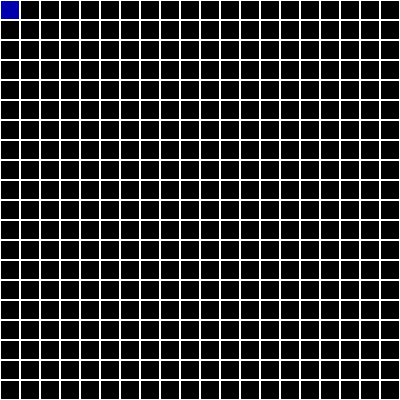
Frame 1 (no input)
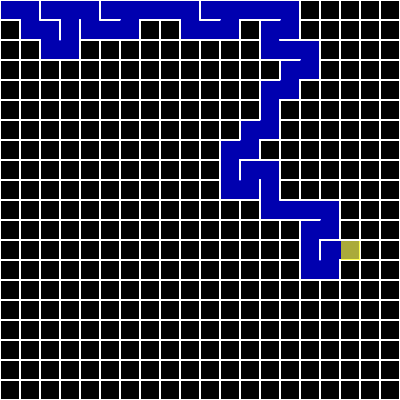
Frame 60 (no input)
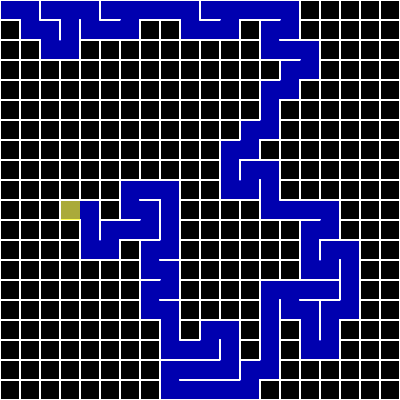
Frame 120 (the mouse pressed at the canvas centre since frame 60)

The p5.js sketch that drew these frames (run headless with seeded random() and noise() and a simulated clock; from frame 60 on, the mouse is pressed at the canvas centre):

// p5.js sketch
// ── sketch.js
var cols, rows;
var cellD;
var cells = [];
var stack = [];

var current;

function setup(){
  cellD = 20;

  createCanvas(400,400);

  background(0);

  cols = floor(width/cellD);
  rows = floor(height/cellD);
  for (var j = 0; j < rows; j++){
    for (var i = 0; i < cols; i++){
      var cell = new Cell(i,j);
      cells.push(cell);
    }
  }
  current = cells[0];
  frameRate(30);
}

function draw(){
  background(0);

  current.visited = true;
  for (var i = 0; i < cells.length; i++){
    cells[i].show();
  }
  var next = current.check();
  if (stack.length > 0){
    current.highlight();
  }
  if(next){
    //current.removeWall(next);
    next.visited = true;

    stack.push(current);

    removeWall(current,next);

    current = next;
  }else if(stack.length > 0){

    current = stack.pop();
  }
}


function index(i,j){

  if(i < 0 || j < 0 || i > cols - 1 || j > rows - 1){
    return(-1);
  }else{
    return(i + j * cols);
  }
}

function removeWall(a,b){
  var x =a.i-b.i;
  if (x === 1){
    a.wLeft = false;
    b.wRight = false;
  }
  if (x === -1){
    a.wRight = false;
    b.wLeft = false;
  }
  var y =a.j-b.j;
  if (y === 1){
    a.wTop = false;
    b.wBot = false;
  }
  if (y === -1){
    a.wBot = false;
    b.wTop = false;
  }

}

// ── cell.js
function Cell(i,j){

  this.visited = false;

  this.i = i;
  this.j = j;
  this.x = this.i * cellD;
  this.y = this.j * cellD;

  this.wTop = true;
  this.wBot = true;
  this.wLeft = true;
  this.wRight = true;


  this.show = function(){
    var x = this.i * cellD;
    var y = this.j * cellD;


    noStroke();
    if (this.visited){

      fill(0,0,255,175);
      rect(x,y,cellD,cellD);
    }

    noFill();
    stroke(255);
    strokeWeight(2);

    if(this.wTop){
      line(x,y,x+cellD,y);
    }

    if(this.wBot){
      line(x, y + cellD ,x+cellD, y + cellD);
    }

    if(this.wLeft){
      line(x, y, x, y + cellD);
    }

    if(this.wRight){
      line(x + cellD, y, x + cellD, y + cellD);
    }
  }

  this.highlight = function(){
    var x = this.i * cellD;
    var y = this.j * cellD;
    fill(255,255,0,170);
    noStroke();
    rect(x+1,y+1,cellD-1,cellD-1);
  }

  this.check = function(){
    var toVisit = [];
    var top = cells[index(i,j-1)];
    var bot = cells[index(i,j+1)];
    var left = cells[index(i-1,j)];
    var right = cells[index(i+1,j)];

    if(top && !top.visited){
      toVisit.push(top);
      //top.highlight();
    }

    if(bot && !bot.visited){
      toVisit.push(bot);
      //bot.highlight();
    }

    if(left && !left.visited){
      toVisit.push(left);
      //left.highlight();
    }

    if(right && !right.visited){
      toVisit.push(right);
      //right.highlight();
    }

    if (toVisit.length > 0){

      var r = floor(random(0, toVisit.length));
      return toVisit[r];

    }else{
      return undefined;
    }
    console.log(toVisit);
  }
}
